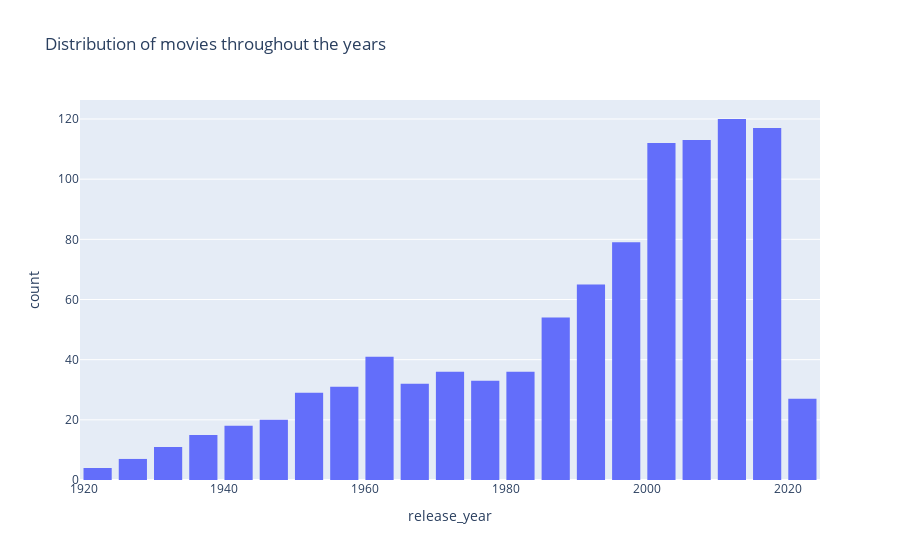

Notebook code cell kept with this figure:
### Markdown cell above
### Did movie ratings increase over the years?

### Code cell
!pip install plotly.express --quiet
import plotly.express as px

fig = px.histogram(movie_df,                    
                   x = "release_year",
                   title = "Distribution of movies throughout the years") 
fig.update_layout(bargap=0.2)

### Figure 1 — Plotly figure (JSON) as saved in the notebook; plotly's stock layout.template omitted (floating-point values rounded to 4 significant figures; data arrays with more than 128 entries replaced by an {"elided": "..."} marker saying what was removed)
{"data": [{"alignmentgroup": "True", "bingroup": "x", "hovertemplate": "release_year=%{x}<br>count=%{y}<extra></extra>", "legendgroup": "", "marker": {"color": "#636efa", "pattern": {"shape": ""}}, "name": "", "offsetgroup": "", "orientation": "v", "showlegend": false, "type": "histogram", "x": {"elided": "1000 int values"}, "xaxis": "x", "yaxis": "y"}], "layout": {"bargap": 0.2, "barmode": "relative", "legend": {"tracegroupgap": 0}, "title": {"text": "Distribution of movies throughout the years"}, "xaxis": {"anchor": "y", "domain": [0, 1], "title": {"text": "release_year"}}, "yaxis": {"anchor": "x", "domain": [0, 1], "title": {"text": "count"}}}}
